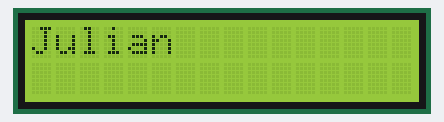
The sketch below on a simulated Arduino Uno, built with avr-gcc and run on an emulated ATmega328P. Shown: 16×2 character LCD.

Above: at 0.1 s.
At 0.6 s:
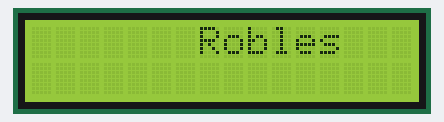
At 1.1 s:
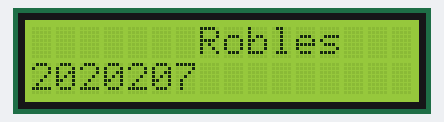
At 1.6 s:
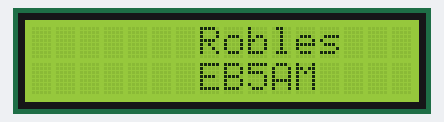
At 2.1 s:
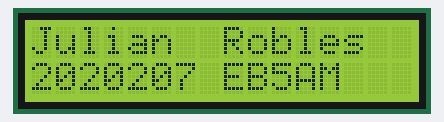

Measured:
- what the display in image 1 shows lasts 0.5 s, from 0.6 s to 1.1 s
- what the display in image 4 shows lasts 2.0 s, from 2.1 s to 4.1 s

The sketch:

parte_1.ino
```cpp
/*
   Fundacion Kinal
   Centro educativo tecnico laboral Kinal
   Quinto perito
   Quinto electronica
   Codigo Tecnico: EB5AM / EB5AV
   Curso: Taller de electronica digital y reparacion de computadoras I
   Proyecto: Uso de la pantalla LCD sin interfaz I2C
   Dev: Josue Julian de Jesús Robles Larios
   Fecha: 16 de mayo de 2024
*/
#include <LiquidCrystal.h>
String nombre [] = {"Julian", "       Robles"};
String carnet [] = {"2020207","       EB5AM"};
#define RS  6
#define Enable 7
#define D4 2
#define D5 3
#define D6 4
#define D7 5


LiquidCrystal JulianLCD(RS, Enable, D4, D5, D6, D7);

void setup()
{
  JulianLCD.begin(16,2);
  for (int i=0; i<2; i++){
  JulianLCD.setCursor(0,0);
  JulianLCD.print(nombre[i]);
  delay(500);}
  for (int i=0; i<2; i++){
  JulianLCD.setCursor(0,1);
  JulianLCD.print(carnet[i]);
  delay(500);}
  JulianLCD.setCursor(0,0);
  JulianLCD.print("Julian  Robles");
  JulianLCD.setCursor(0,1);
  JulianLCD.print("2020207 EB5AM");
  delay(2000);
  JulianLCD.clear();
}

void loop()
{

}
```
